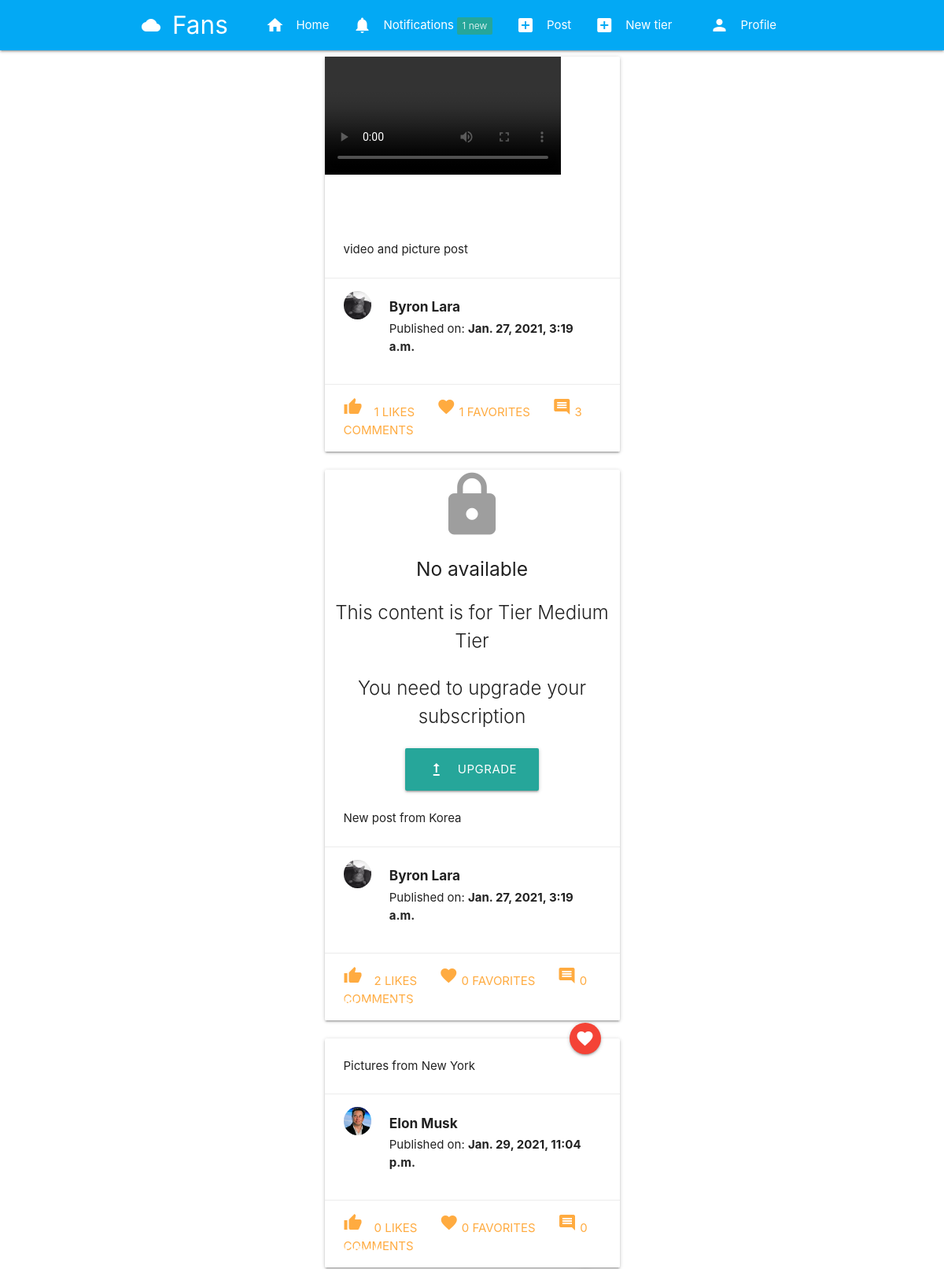
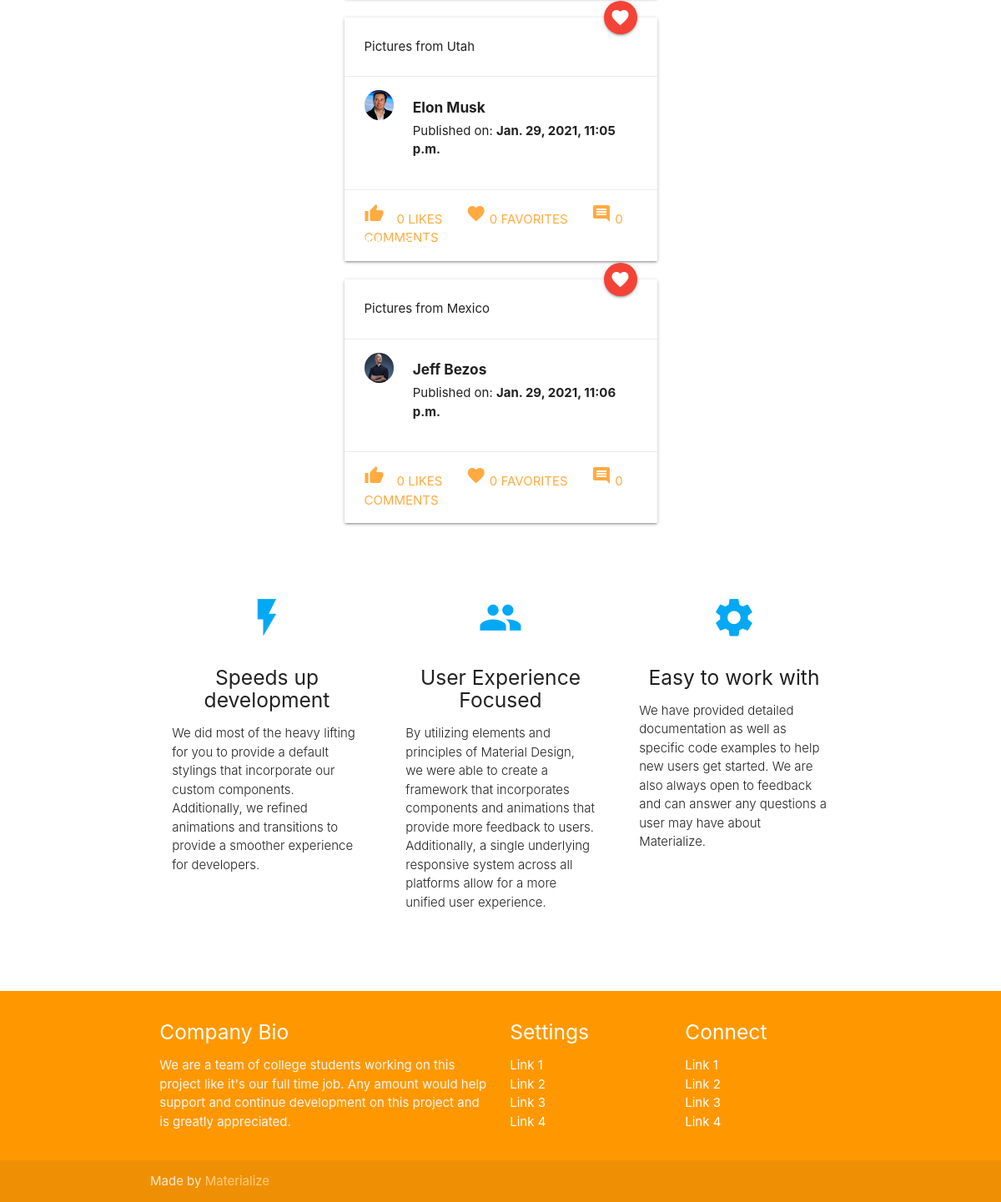
The page / (signed in) on the database its author committed (2 pictures, top to bottom).
### post/models.py (models this page shows, shortened)
class Stream(models.Model):
    subscribed = models.ForeignKey(User, on_delete=models.CASCADE, related_name='stream_subscribed')
    user = models.ForeignKey(User, on_delete=models.CASCADE)
    post = models.ForeignKey(Post, on_delete=models.CASCADE)
    visible = models.BooleanField(default=False)
    date = models.DateTimeField(auto_now_add=True)

class Post(models.Model):
    id = models.UUIDField(primary_key=True, default=uuid.uuid4, editable=False)
    content = models.ManyToManyField(PostFileContent, verbose_name=("contents"))
    title = models.CharField(max_length=150)
    caption = models.TextField(max_length=1500,verbose_name='Caption')
    posted = models.DateTimeField(auto_now_add=True)
    tier = models.ForeignKey(Tier, related_name=("tiers"), on_delete=models.CASCADE)
    user = models.ForeignKey(User, on_delete=models.CASCADE)
    likes_count = models.IntegerField(default=0)
    comments_count = models.IntegerField(default=0)
    favorites_count = models.IntegerField(default=0)

### authy/models.py (models this page shows, shortened)
class Profile(models.Model):
	user = models.OneToOneField(User, on_delete=models.CASCADE, related_name='profile')
	location = models.CharField(max_length=50, null=True, blank=True)
	url = models.CharField(max_length=80, null=True, blank=True)
	profile_info = models.TextField(max_length=150, null=True, blank=True)
	created = models.DateField(auto_now_add=True)
	picture = models.ImageField(upload_to=user_directory_path_profile, blank=True, null=True, verbose_name='Picture')
	banner = models.ImageField(upload_to=user_directory_path_banner, blank=True, null=True, verbose_name='Banner')

### tier/models.py (models this page shows, shortened)
class Tier(models.Model):
    number = models.PositiveSmallIntegerField(default=0)
    description = models.TextField(max_length=800,verbose_name='Description')
    price = models.IntegerField(verbose_name='Price')
    can_message = models.BooleanField(default=False)
    user = models.ForeignKey(User, related_name=("tier_user"), on_delete=models.CASCADE)
    def __str__(self):
        return f'Tier {str(self.description)}'

### post/views.py (the view)
# urls.py: path('', index, name='index'),
@login_required
def index(request):
  user =request.user
  stream_items = Stream.objects.filter(user=user).order_by('date')
  paginator = Paginator(stream_items, 9)
  page_number = request.GET.get('page')
  stream_data = paginator.get_page(page_number)
  context = {
      'stream_data': stream_data,
  }
  return render(request, 'index.html', context)

### authy/views.py (called while the page is built)
def side_nav_info(request):
	user = request.user
	nav_profile = None
	fans = None
	follows = None
	if user.is_authenticated:
		nav_profile = Profile.objects.get(user=user)
		fans = Subscription.objects.filter(subscribed=user).count()
		follows = Subscription.objects.filter(subscriber=user).count()
	return {'nav_profile': nav_profile, 'fans': fans, 'follows': follows}

### notifications/views.py (called while the page is built)
def count_notifications(request):
  count_notifications = None
  if request.user.is_authenticated:
    count_notifications = Notification.objects.filter(user=request.user,is_seen=False).count()
  return {'count_notifications':count_notifications}

### fans_clone/templates/index.html (shortened to what this page needs)
{% extends 'base.html' %}
{% load static %}
{% block content %}
  <div class="col s6 offset-s3">
  {% for stream in stream_data %}
    <div class="col s12 m12">
      <div class="card">
      {% if stream.visible == True %}
        <div class="card-image">
        {% if stream.post.content.first.file.name|slice:"-3:" == 'jpg' %}
          <span class="card-title"><b>{{ stream.post.title }}</b></span>
          <a class="btn-floating halfway-fab waves-effect waves-light red"><i class="material-icons">favorite</i></a>
        {% else %}
        <div class="video-container">
          <video class="responsive-video" controls="controls" preload="metadata">
            <source src="{{ stream.post.content.first.file.url }}#t=0.5" type="video/mp4">
          </video>
        </div>
        {% endif %}
        </div>
      {% else %}
          <div class="center-align">
            <i class="material-icons large grey-text">lock</i>
            <br>
            <h5>No available</h5>
            <p class="card-title grey-text text-darken-4">This content is for {{ stream.post.tier }}</p>
            <span class="card-title grey-text text-darken-4">You need to upgrade your subscription</span>
            <br><br>
            <a class="waves-effect waves-light btn-large"><i class="material-icons left">upgrade</i>Upgrade</a>
          </div>
      {% endif %}
        <div class="card-content">
          {{ stream.post.caption }}
        </div>
        <div class="card-action">
          <div class="row">
            <div class="col s2">
              {% if stream.post.user.profile.picture %}
                <img src="{{ stream.post.user.profile.picture.url }}" class="circle responsive-img">
              {% else %}
                <img src="{% static 'img/no_avatar.jpg' %}" class="circle responsive-img">
              {% endif %}
            </div>
            <div class="col s10">
              <h6><b>{{ stream.post.user.first_name }} {{ stream.post.user.last_name }}</b></h6>
              <span>Published on: <b>{{ stream.post.posted }}</b></span>
            </div>
          </div>
        </div>
        <div class="card-action">
          <a href="{% url 'postlike' stream.post.id %}"><i class="material-icons left">thumb_up</i>{{ stream.post.likes_count }} Likes</a>
          <a href="#"><i class="material-icons">favorite</i> {{ stream.post.favorites_count }} Favorites</a>
          <a href="#"><i class="material-icons">comment</i> {{ stream.post.comments_count }} Comments</a>
        </div>
      </div>
    </div>
    {% endfor %}
  </div>
  <div class="col s12 m12 center-align">
  </div>
{% endblock %}
{% block icons %}
  <div class="container">
    <div class="section">
      <div class="row">
        <div class="col s12 m4">
          <div class="icon-block">
            <h2 class="center light-blue-text"><i class="material-icons">flash_on</i></h2>
            <h5 class="center">Speeds up development</h5>
            <p class="light">We did most of the heavy lifting for you to provide a default stylings that incorporate our custom components. Additionally, we refined animations and transitions to provide a smoother experience for developers.</p>
          </div>
        </div>
        <div class="col s12 m4">
          <div class="icon-block">
            <h2 class="center light-blue-text"><i class="material-icons">group</i></h2>
            <h5 class="center">User Experience Focused</h5>
            <p class="light">By utilizing elements and principles of Material Design, we were able to create a framework that incorporates components and animations that provide more feedback to users. Additionally, a single underlying responsive system across all platforms allow for a more unified user experience.</p>
          </div>
        </div>
        <div class="col s12 m4">
          <div class="icon-block">
            <h2 class="center light-blue-text"><i class="material-icons">settings</i></h2>
            <h5 class="center">Easy to work with</h5>
            <p class="light">We have provided detailed documentation as well as specific code examples to help new users get started. We are also always open to feedback and can answer any questions a user may have about Materialize.</p>
          </div>
        </div>
      </div>
    </div>
    <br><br>
  </div>
{% endblock %}

### fans_clone/static/css/style.css (style rules this page uses)
.icon-block { padding: 0 15px; }
.icon-block .material-icons { font-size: inherit; }

### rows shown on the page
Stream: post.caption "video and picture post", post.user.profile.picture (placeholder picture), post.user.first_name "Byron", post.user.last_name "Lara", post.posted "Jan. 27, 2021, 3:19 a.m.", post.likes_count "1", post.favorites_count "1", post.comments_count "3"
Stream: post.tier "Tier Medium Tier", post.caption "New post from Korea", post.user.profile.picture (placeholder picture), post.user.first_name "Byron", post.user.last_name "Lara", post.posted "Jan. 27, 2021, 3:19 a.m.", post.likes_count "2", post.favorites_count "0", post.comments_count "0"
Stream: post "New York", post.caption "Pictures from New York", post.user.profile.picture (placeholder picture), post.user.first_name "Elon", post.user.last_name "Musk", post.posted "Jan. 29, 2021, 11:04 p.m.", post.likes_count "0", post.favorites_count "0", post.comments_count "0"
Stream: post "Utah", post.caption "Pictures from Utah", post.user.profile.picture (placeholder picture), post.user.first_name "Elon", post.user.last_name "Musk", post.posted "Jan. 29, 2021, 11:05 p.m.", post.likes_count "0", post.favorites_count "0", post.comments_count "0"
Stream: post "Mexico", post.caption "Pictures from Mexico", post.user.profile.picture (placeholder picture), post.user.first_name "Jeff", post.user.last_name "Bezos", post.posted "Jan. 29, 2021, 11:06 p.m.", post.likes_count "0", post.favorites_count "0", post.comments_count "0"

### other values the page prints
{{ count_notifications }} "1"
